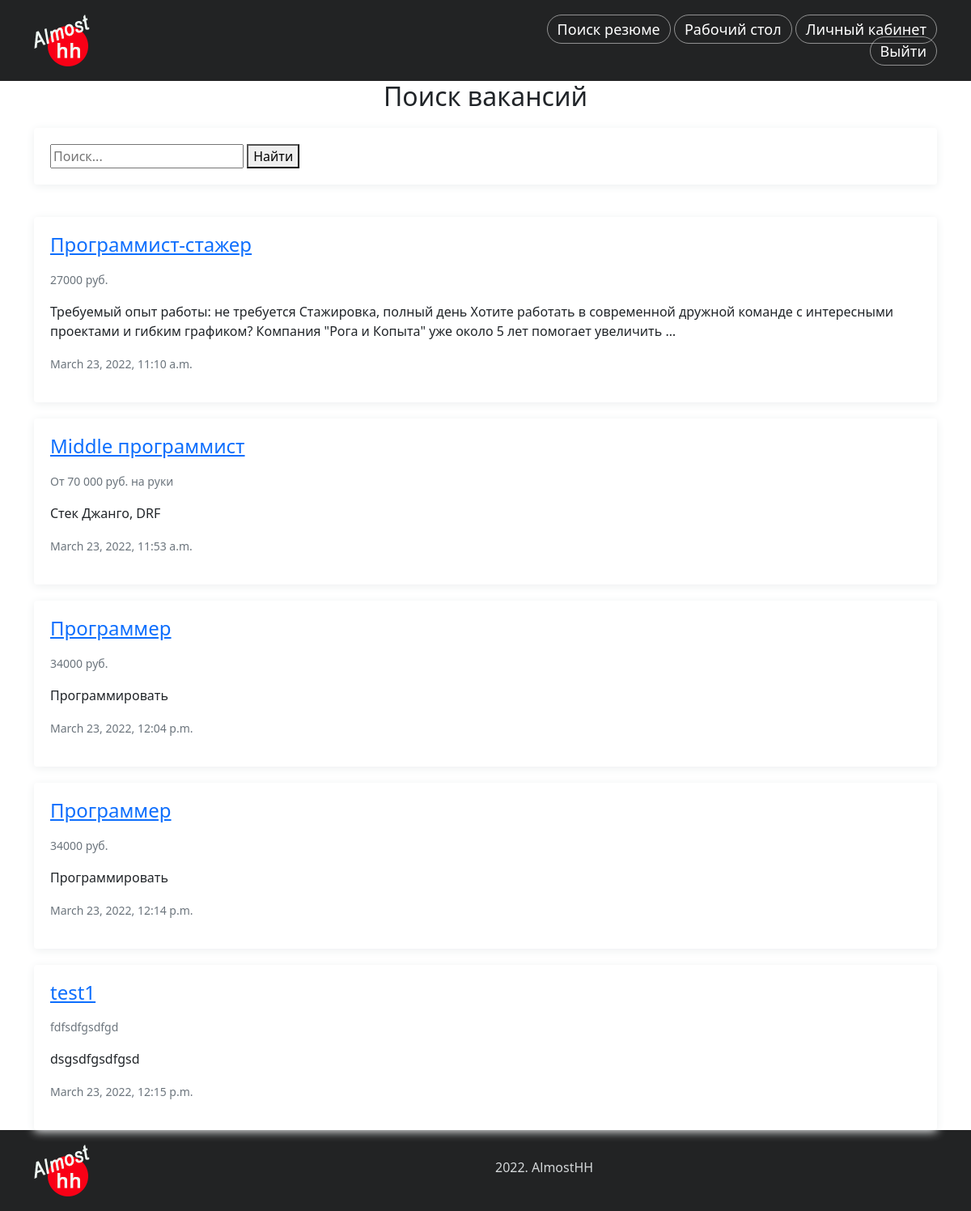
/portal/find_job/ (signed in), run on the app's committed database.
### portal/models.py (models this page shows, shortened)
class Vacancy(models.Model):
    STATUS_CHOICES = (
        ('draft', 'Черновик'),
        ('send', 'Отправлено'),
        ('published', 'Опубликовано'),
        ('rework', 'На доработку'),
    )
    title = models.CharField(max_length=100, verbose_name='Наименование')
    slug = models.SlugField(max_length=100, verbose_name='Слаг')
    salary = models.CharField(max_length=150, verbose_name='Зарплата')
    company = models.ForeignKey(CompanyCard, on_delete=models.CASCADE,
                                verbose_name='Компания',
                                related_name='vacancies')
    description = models.TextField(verbose_name='Описание вакансии')
    address = models.CharField(max_length=200, verbose_name='Адрес вакансии')
    publish = models.DateTimeField(default=timezone.now)
    created = models.DateTimeField(auto_now_add=True)
    updated = models.DateTimeField(auto_now=True)
    comment = models.TextField(verbose_name='Комментарий', blank=True)
    status = models.CharField(max_length=15, choices=STATUS_CHOICES,
                              default='draft',
                              verbose_name='Статус')

### portal/views.py (the view)
# urls.py: path('find_job/', views.find_job, name='find_job'),
@login_required()
def find_job(request):
    query = request.GET.get('q')
    if not query:
        job = Vacancy.objects.all()
        return render(request, 'portal/account/find_job.html', {'section': 'find_job', 'job': job})
    job = Vacancy.objects.filter(
        Q(title__icontains=query)
    )
    return render(request, 'portal/account/find_job.html', {'section': 'find_job', 'job': job})

### portal/templates/portal/account/find_job.html (shortened to what this page needs)
{% extends "news/base.html" %}
{% block content %}
<div class="container">
    <div class="row">
        <div class="col">
            <h1 class="text-center mb-3">Поиск вакансий</h1>
            <form method="get">
              <input name="q" type="text" placeholder="Поиск...">
              <button type="submit">Найти</button>
            </form>
        </div>
    </div>
</div>
{% for s_job in job %}
    <div class="container">
        <div class="row">
            <div class="col">
                <div class="find_job">
                    <h2>
                        <a href="#">{{ s_job.title }}</a>
                    </h2>
                    <p class="content"><small class="text-muted">{{ s_job.salary }}</small></p>
                    <p class="content">{{ s_job.description |truncatewords:30|linebreaks }}</p>
                    <p class="content"><small class="text-muted">{{ s_job.publish }}</small></p>
                </div>
            </div>
        </div>
    </div>
{% endfor %}
{% endblock %}

### news/static/news/css/news.css (style rules this page uses)
h1 { font-size: 2.0rem; }
h2 { font-size: 1.5rem; }
form { margin: 20px 0; padding: 20px; border: 0; border-radius: 4px; box-shadow: 0 2px 12px #edeff0; }
.find_job { margin-top: 20px; padding: 20px; border: 0; border-radius: 4px; box-shadow: 0 2px 12px #edeff0; }

### data on the page
Vacancy: title "Программист-стажер", salary "27000 руб.", description "Требуемый опыт работы: не требуется Стажировка, полный день Хотите работать в современной дружной команде с интересными проектами и гибким графиком? Компания \"Рога и Копыта\" уже около 5 лет помогает увеличить …", publish "March 23, 2022, 11:10 a.m."
Vacancy: title "Middle программист", salary "От 70 000 руб. на руки", description "Стек Джанго, DRF", publish "March 23, 2022, 11:53 a.m."
Vacancy: title "Программер", salary "34000 руб.", description "Программировать", publish "March 23, 2022, 12:04 p.m."
Vacancy: title "Программер", salary "34000 руб.", description "Программировать", publish "March 23, 2022, 12:14 p.m."
Vacancy: title "test1", salary "fdfsdfgsdfgd", description "dsgsdfgsdfgsd", publish "March 23, 2022, 12:15 p.m."
